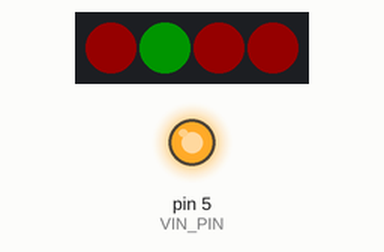
Simulated run of this sketch. Board: Arduino Uno, built with avr-gcc and run on an emulated ATmega328P. Shown: 4 RGB LEDs in strip order, left to right, output pins drawn as LEDs (lit = HIGH). Dim RGB values are drawn brighter than linear.

Above: at 0.1 s.
At 10.1 s:
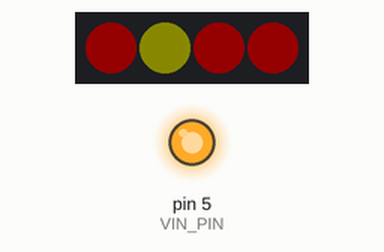
At 17.1 s:
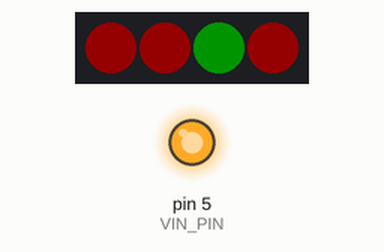
At 27.1 s:
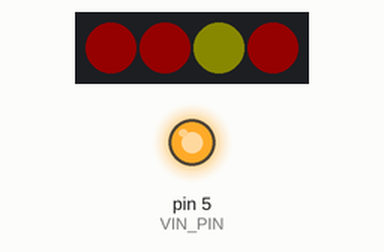
At 29.1 s:
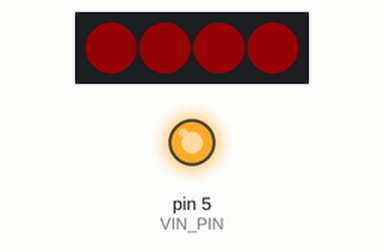
At 34.1 s:
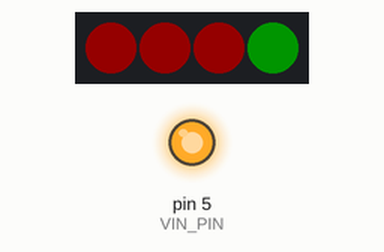
Timing chart, 0 to 35.6 s (numbered marks = the images above):
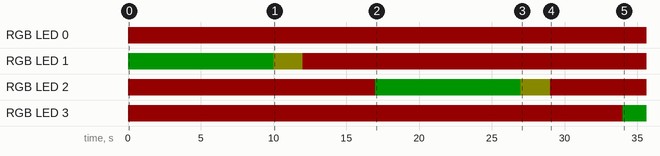

The sketch:

traffic-light.ino
```cpp
/*
 * Download the Adafruit NeoPixel library using the built-in library manager as follows:
 * - Press "Tools" in the menu bar.
 * - Press "Manage Libraries".
 * - Search for "Adafruit NeoPixel".
 * - Scroll down until you see the library with the name "Adafruit NeoPixel".
 * - Press install on this library.
 * - After installation of the library, you might have to restart the Arduino IDE for the changes to take place.
 */
#include <Adafruit_NeoPixel.h>

// -------------------- START of user defined variables --------------------

/*
 * Set the VIN, DATA and GND pins below.
 * If you want to use a GPIO pin for VIN, set USE_GPIO_VIN to true and set VIN_PIN to the corresponding pin number, otherwise set USE_GPIO_VIN to false.
 * If you want to use a GPIO pin for GND, set USE_GPIO_GND to true and set GND_PIN to the corresponding pin number, otherwise set USE_GPIO_GND to false.
*/
#define USE_GPIO_VIN  true
#define USE_GPIO_GND  true
#define VIN_PIN       5
#define DATA_PIN      6
#define GND_PIN       7

/*
 * Set which sides of the traffic light you want to use, for each of the 4 sides fill in true to use that side, false otherwhise.
 * The order is from SIDE_0 (which corresponds to the first RGB LED in the chain), to SIDE_3 (which corresponds to the last RGB LED in the chain).
 * The sides which aren't used are set to red if UNUSED_SIDE_OFF is set to false, otherwise they won't light up.
 */
bool useSide[4] = {true, true, true, true};
#define UNUSED_SIDES_OFF   true

/*
 * The timing for one side of the traffic light can be defined below.
 * So these times are for the side that is green in the current cycle.
 * This means that the other sides will show a red light for (GREEN_TIME + ORANGE_TIME + RED_TIME) milliseconds.
 * The order in which the colors that are shown are: green, orange, red.
 *
 * GREEN_TIME   is the time (in milliseconds) to set one side of the traffic light to green.
 * ORANGE_TIME  is the time (in milliseconds) to set one side the traffic light to orange.
 * RED_TIME     is the time (in milliseconds) to set the traffic light to red.
 */
#define GREEN_TIME    10000
#define ORANGE_TIME   2000
#define RED_TIME      5000

/*
 * The brightness of the Neopixels can be defined below.
 * TOTAL_BRIGHTNESS is the brightness of the whole traffic light, use this to change the maximum brightness of all colors at the same time.
 * RGB_X        is for setting the RGB colors of GREEN, ORANGE and RED respectively.
 * Note that all the values of TOTAL_BRIGHTNESS and RGB_X should be in the range [0, 255] both including.
 *
 * RGB_GREEN    is the RGB color of the green light.
 * RGB_ORANGE   is the RGB color of the orange light.
 * RGB_RED      is the RGB color of the red light.
 */
#define TOTAL_BRIGHTNESS  20
#define RGB_GREEN       pixels.Color(0, 255, 0)
#define RGB_ORANGE      pixels.Color(127, 127, 0)
#define RGB_RED         pixels.Color(255, 0, 0)

// --------------------- END of user defined variables ---------------------

// ---------------- START of check of user defined variables ---------------

#if (TOTAL_BRIGHTNESS < 0 || TOTAL_BRIGHTNESS > 255)
  #error "TOTAL_BRIGHTNESS should be in the range [0, 255] both including."
#endif

// ----------------- END of check of user defined variables ----------------

Adafruit_NeoPixel pixels(4, DATA_PIN, NEO_GRB + NEO_KHZ800);

enum COLOR {
  GREEN   = 0,
  ORANGE  = 1,
  RED     = 2
};

enum SIDE {
  SIDE_0 = 0,
  SIDE_1 = 1,
  SIDE_2 = 2,
  SIDE_3 = 3,
};

struct STATE {
  COLOR       color_enum;
  uint32_t    color;
  long        waitTime;
  STATE       *next;
};

STATE redState = {RED, RGB_RED, RED_TIME, NULL};
STATE orangeState = {ORANGE, RGB_ORANGE, ORANGE_TIME, &redState};
STATE greenState = {GREEN, RGB_GREEN, GREEN_TIME, &orangeState};

SIDE currentSide = SIDE_0;
STATE currentState = greenState;

void setup() {
  #if USE_GPIO_GND
    pinMode(GND_PIN, OUTPUT);
    digitalWrite(GND_PIN, LOW);
  #endif

  #if USE_GPIO_VIN
    pinMode(VIN_PIN, OUTPUT);
    digitalWrite(VIN_PIN, HIGH);
  #endif

  pixels.begin();
  pixels.setBrightness(TOTAL_BRIGHTNESS);

  redState.next = &greenState;

  calculateNextSide();
}

void loop() {
  pixels.clear(); // Set all sides off

  for(int side = 0; side < 4; side++) {
    setColor(side);
  }

  pixels.show();  // Show the calculated colors

  delay(currentState.waitTime);

  calculateNextState();
}

/*
 * Sets the color of the provided side
 */
void setColor(int side) {
  if (currentSide == side) {
    pixels.setPixelColor(side, currentState.color);
  } else if (useSide[side] || !UNUSED_SIDES_OFF) {
    pixels.setPixelColor(side, RGB_RED);
  }
}

/*
 * Calculates the next state
 */
void calculateNextState() {
  if (currentState.color_enum == RED) {
    // We need to move to the next side
    calculateNextSide();
  }

  currentState = *currentState.next;
}

/*
 * Calculates the next side to be green
 */
void calculateNextSide() {
  currentSide = ((currentSide+1) % 4);
  if (!useSide[currentSide]) {
    calculateNextSide();
  }
}
```

Measured:
- by itself, RGB LED 0: off → RGB(20, 0, 0) at 0.00 s
- by itself, RGB LED 1: off → RGB(0, 20, 0) at 0.00 s, → RGB(10, 10, 0) 10.0 s later, → RGB(20, 0, 0) 2.0 s later
- by itself, RGB LED 2: off → RGB(20, 0, 0) at 0.00 s, → RGB(0, 20, 0) 17.0 s later, → RGB(10, 10, 0) 10.0 s later, → RGB(20, 0, 0) 2.0 s later
- by itself, RGB LED 3: off → RGB(20, 0, 0) at 0.00 s, → RGB(0, 20, 0) 34.0 s later
